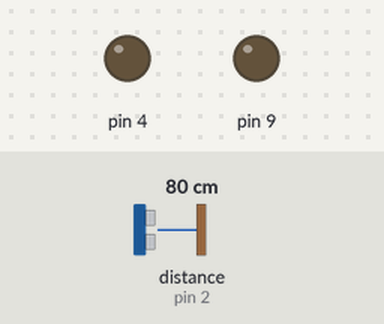
A sketch run on a simulated Arduino Uno, built with avr-gcc and run on an emulated ATmega328P. Shown: output pins drawn as LEDs (lit = HIGH). Wiring (inferred from the names in the program): ultrasonic range finder: trigger pin 3; echo pin 2. The inputs (shaded band) are chosen by the test bench; at power-on: distance to the obstacle (sensor on pin 2) 80 cm. The echo pulse lasts 58.3 µs per cm; pins used as bus, display or sensor lines are not drawn.

Above: at 1.2 s.
1.3 s: distance to the obstacle (sensor on pin 2) set to 10 cm
2.8 s: distance to the obstacle (sensor on pin 2) set to 7 cm
At 3.8 s:
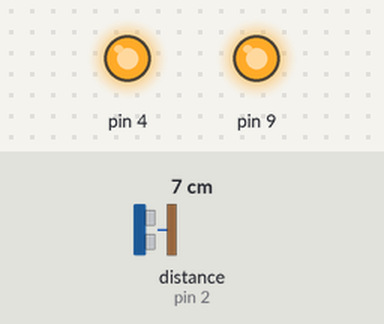
4.3 s: distance to the obstacle (sensor on pin 2) set to 9 cm
At 4.9 s:
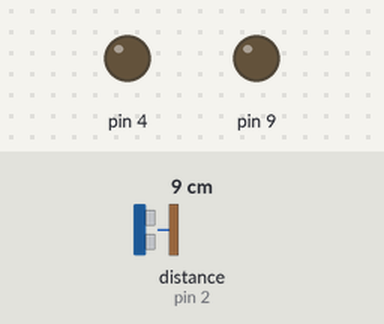
5.8 s: distance to the obstacle (sensor on pin 2) set to 2 cm
At 7.2 s:
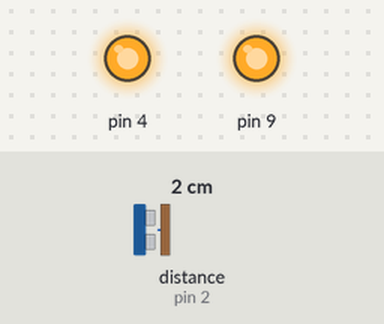
Timing chart, 0 to 8.3 s (numbered marks = the images above; inputs shaded):
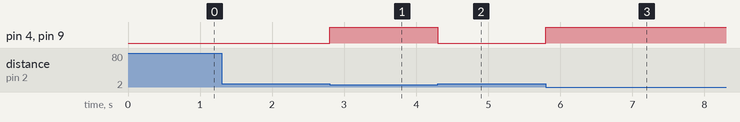

Measured:
- the behaviour switches between 9 and 8 cm on distance to the obstacle (sensor on pin 2) (found by bisection; images 0 and 1)
- after the input at 1.3 s, every drawn part: stays the same
- after the input at 2.8 s, pin 4, pin 9: LOW → HIGH at once
- after the input at 4.3 s, pin 4, pin 9: HIGH → LOW at once
- after the input at 5.8 s, pin 4, pin 9: LOW → HIGH at once

The sketch:

code.ino
```cpp
long duration;
int distance;

void setup() {
  pinMode(3, OUTPUT); // Sets the trigPin as an OUTPUT
  pinMode(2, INPUT); // Sets the echoPin as an INPUT
  pinMode(4, OUTPUT);
  pinMode(9, OUTPUT);
  Serial.begin(9600);

}
void loop() {
  digitalWrite(3, LOW);
  delayMicroseconds(2);
  digitalWrite(3, HIGH);
  delayMicroseconds(10);
  digitalWrite(3, LOW);
  duration = pulseIn(2, HIGH);
  distance = duration * 0.034 / 2;

  if (distance < 8) {
    digitalWrite(4, HIGH);
    digitalWrite(9, HIGH);
  } else {
    digitalWrite(4, LOW);
    digitalWrite(9, LOW);
  }
}
```
